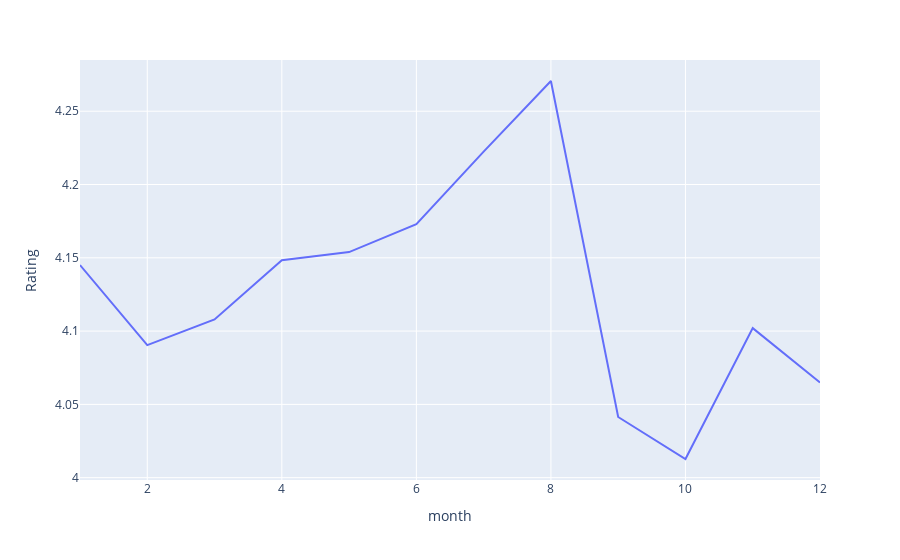

The notebook cell saved with this chart:
### Code cell
#Import the plotly libraries
fig = px.line(res, x = "month", y = "Rating")
fig.write_html('first_figure.html', auto_open=True)

fig.show()

# import plotly.express as px

# # Sample data
# data = {
#     'x': [1, 2, 3, 4, 5],
#     'y': [10, 8, 6, 4, 2]
# }

# # Create a scatter plot
# fig = px.line(data, x='x', y='y', title='Sample Scatter Plot')

# # Show the plot
# fig.show()

### Figure 1 — Plotly figure (JSON) as saved in the notebook; plotly's stock layout.template omitted (floating-point values rounded to 4 significant figures)
{"data": [{"hovertemplate": "month=%{x}<br>Rating=%{y}<extra></extra>", "legendgroup": "", "line": {"color": "#636efa", "dash": "solid"}, "marker": {"symbol": "circle"}, "mode": "lines", "name": "", "orientation": "v", "showlegend": false, "type": "scatter", "x": [1, 2, 3, 4, 5, 6, 7, 8, 9, 10, 11, 12], "xaxis": "x", "y": [4.145, 4.09, 4.108, 4.148, 4.154, 4.173, 4.222, 4.271, 4.041, 4.013, 4.102, 4.065], "yaxis": "y"}], "layout": {"legend": {"tracegroupgap": 0}, "margin": {"t": 60}, "xaxis": {"anchor": "y", "domain": [0, 1], "title": {"text": "month"}}, "yaxis": {"anchor": "x", "domain": [0, 1], "title": {"text": "Rating"}}}}
